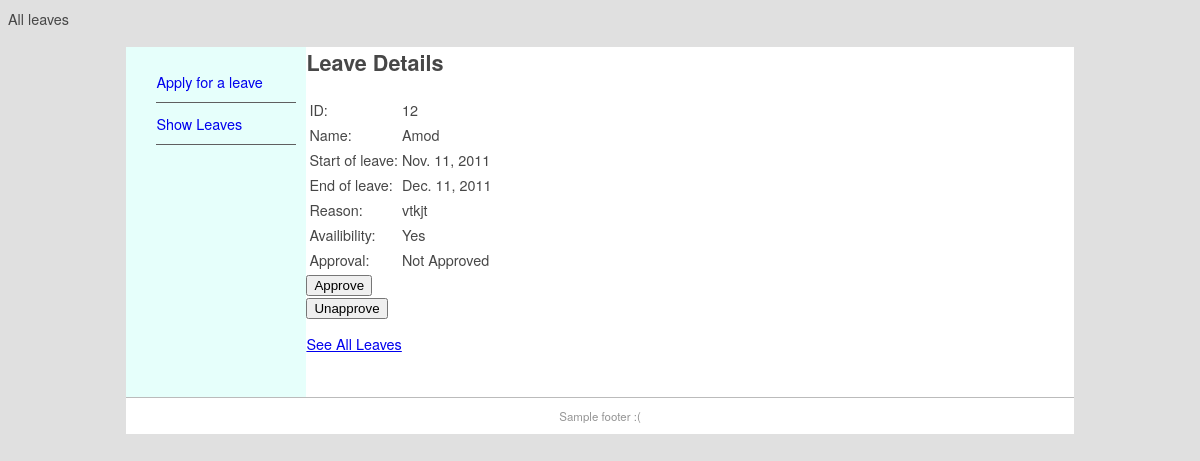
/show/12, run on an earlier commit of the app's database.
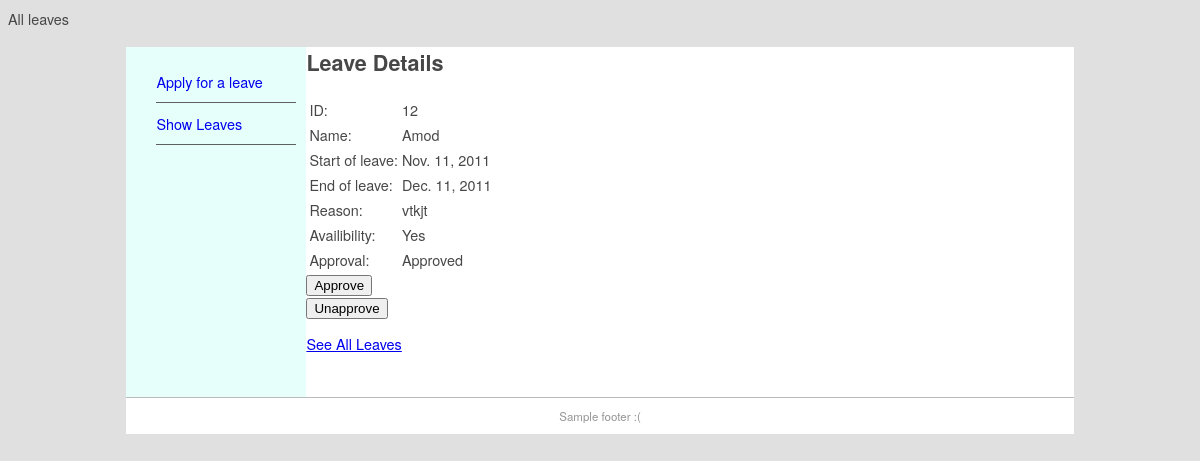
And on a later commit of the database.
### demo/models.py (models this page shows, shortened)
class Leave(models.Model):
    name = models.CharField(max_length=100)
    designation = models.CharField(max_length=60)
    leavestart = models.DateField('Start date of leave (mm/dd/yy)')
    leaveend = models.DateField('End date of leave (mm/dd/yy)')
    reason = models.TextField()
    availibilty = models.CharField(max_length=20)
    approval = models.CharField(max_length=40, choices=APPROVAL_CHOICES)
    submitted = models.DateField(auto_now_add=True)

### demo/views.py (the view, shortened to what this page needs)
# urls.py: path('show/<int:pk>', LeaveView.as_view(), name='leave-detail'),
class LeaveView(DetailView):
    context_object_name = 'leave'
    def get_object(self, queryset=None):
        obj = super(LeaveView, self).get_object(queryset=queryset)
        return obj
    def get_queryset(self):
        return Leave.objects.filter()
    def get_context_data(self, **kwargs):
        context = super(LeaveView, self).get_context_data(**kwargs)
        return context

### demo/templates/demo/leave_detail.html (shortened to what this page needs)
{% extends "demo/leave.html" %}
{% block content %}
<h1>Leave Details</h1>
<table class="leave">
  <tr><td>ID:</td><td>{{ leave.id }}</td></tr>
  <tr><td>Name:</td><td>{{ leave.name }}</td></tr>
  <tr><td>Start of leave:</td><td>{{ leave.leavestart }}</td></tr>
  <tr><td>End of leave:</td><td>{{ leave.leaveend }}</td></tr>
  <tr><td>Reason:</td><td>{{ leave.reason }}</td></tr>
  <tr><td>Availibility:</td><td>{{ leave.availibilty }}</td></tr>
  <tr><td>Approval:</td><td>{{ leave.approval|default:'pending' }}</td></tr>
</table>
<form method="POST">
  <button type="submit" name="approve">Approve</button>
</form>
<form method="POST">
  <button type="submit" name="unapprove">Unapprove</button>
</form>
<p><a href="../show">See All Leaves</a></p>
{% endblock content %}

What changed in the data, as far as the page shows it:
changed Leave "Amod": approval "Not Approved" → "Approved"
